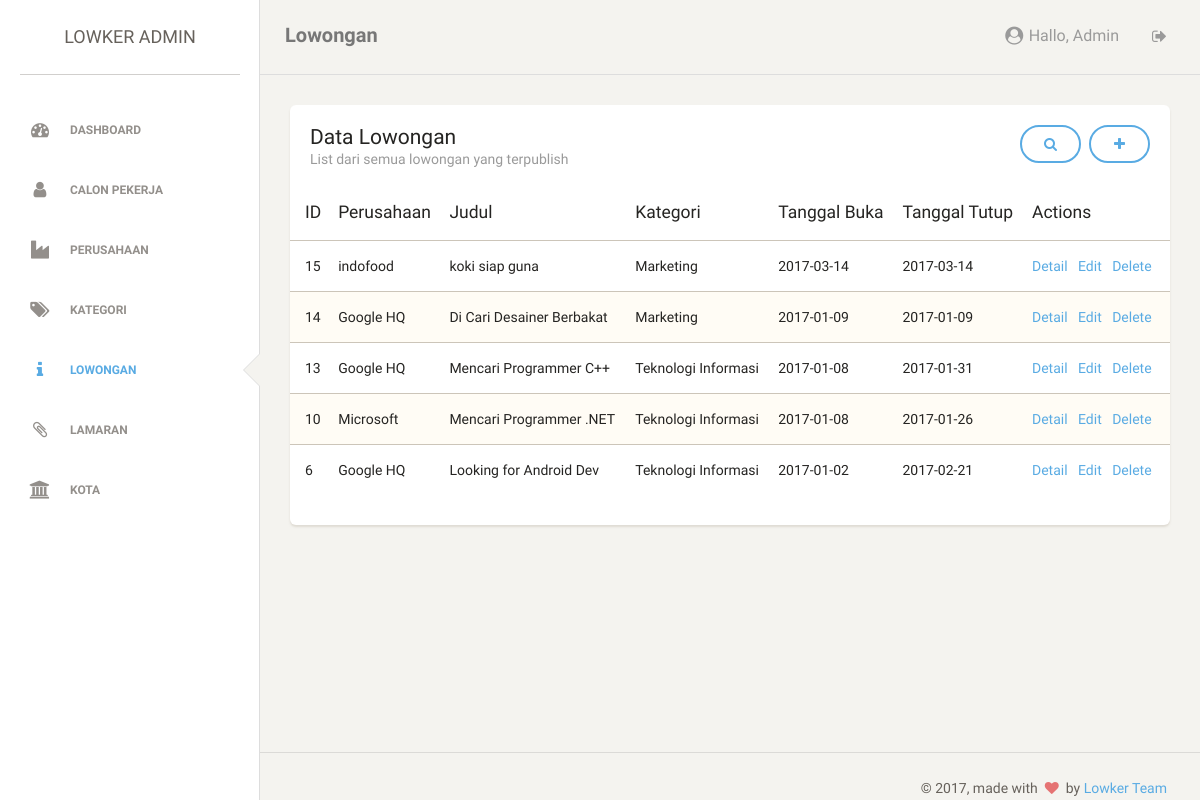
Screenshot of /admin/lowongan.php (signed in) with the database file from the repository.
### tables this page shows
CREATE TABLE `lowongan` (
  `lowongan_id` int(11) NOT NULL AUTO_INCREMENT,
  `perusahaan_id` int(11) NOT NULL,
  `kategori_id` int(11) NOT NULL,
  `lowongan_judul` varchar(51) NOT NULL,
  `lowongan_deskripsi` text NOT NULL,
  `lowongan_tgl_buka` date NOT NULL,
  `lowongan_tgl_tutup` date NOT NULL,
  PRIMARY KEY (`lowongan_id`),
  KEY `fk_lowongan_perusahaan` (`perusahaan_id`),
  KEY `fk_lowongan_kategori` (`kategori_id`),
  CONSTRAINT `fk_lowongan_kategori` FOREIGN KEY (`kategori_id`) REFERENCES `kategori` (`kategori_id`) ON DELETE CASCADE ON UPDATE CASCADE,
  CONSTRAINT `fk_lowongan_perusahaan` FOREIGN KEY (`perusahaan_id`) REFERENCES `perusahaan` (`perusahaan_id`) ON DELETE CASCADE ON UPDATE CASCADE
);

CREATE TABLE `perusahaan` (
  `perusahaan_id` int(11) NOT NULL AUTO_INCREMENT,
  `perusahaan_nama` varchar(51) NOT NULL,
  `perusahaan_alamat` varchar(101) DEFAULT NULL,
  `kota_id` int(11) DEFAULT NULL,
  `perusahaan_email` varchar(51) NOT NULL,
  `perusahaan_telepon` varchar(13) DEFAULT NULL,
  PRIMARY KEY (`perusahaan_id`),
  UNIQUE KEY `perusahaan_nama` (`perusahaan_nama`),
  KEY `fk_perusahaan_kota` (`kota_id`),
  CONSTRAINT `fk_perusahaan_kota` FOREIGN KEY (`kota_id`) REFERENCES `kota` (`kota_id`) ON DELETE SET NULL ON UPDATE CASCADE,
  CONSTRAINT `fk_perusahaan_login` FOREIGN KEY (`perusahaan_id`) REFERENCES `login` (`login_id`) ON DELETE CASCADE ON UPDATE CASCADE
);

CREATE TABLE `kategori` (
  `kategori_id` int(11) NOT NULL AUTO_INCREMENT,
  `kategori_nama` varchar(21) NOT NULL,
  PRIMARY KEY (`kategori_id`),
  UNIQUE KEY `kategori_nama` (`kategori_nama`)
);

### admin/lowongan.php (the view, shortened to what this page needs)
<?php
	require "../php/connection.php";
?>
    <!doctype html>
    <html lang="en">
    <head>
        <link href="../css/bootstrap.min.css" rel="stylesheet" />
        <link href="../css/style.css" rel="stylesheet" />
        <link href="../font-awesome/css/font-awesome.min.css" rel="stylesheet">
    </head>
    <body>
        <div class="wrapper">
            <div class="sidebar" data-background-color="white" data-active-color="info">
                <div class="sidebar-wrapper">
                    <div class="logo">
                        <a href="#" class="simple-text">
                        Lowker Admin
                    </a>
                    </div>
                    <ul class="nav">
                        <li>
                            <a href="dashboard.php">
                                <i class="fa fa-dashboard" style="font-size: 18px;"></i>
                                <p>Dashboard</p>
                            </a>
                        </li>
                        <li>
                            <a href="calonpekerja.php">
                                <i class="fa fa-user" style="font-size: 18px;"></i>
                                <p>Calon Pekerja</p>
                            </a>
                        </li>
                        <li>
                            <a href="perusahaan.php">
                                <i class="fa fa-industry" style="font-size: 18px;"></i>
                                <p>Perusahaan</p>
                            </a>
                        </li>
                        <li>
                            <a href="kategori.php">
                                <i class="fa fa-tags" style="font-size: 18px;"></i>
                                <p>Kategori</p>
                            </a>
                        </li>
                        <li class="active">
                            <a href="lowongan.php">
                                <i class="fa fa-info" style="font-size: 18px;"></i>
                                <p>Lowongan</p>
                            </a>
                        </li>
                        <li>
                            <a href="lamaran.php">
                                <i class="fa fa-paperclip" style="font-size: 18px;"></i>
                                <p>Lamaran</p>
                            </a>
                        </li>
                        <li>
                            <a href="kota.php">
                                <i class="fa fa-bank" style="font-size: 18px;"></i>
                                <p>Kota</p>
                            </a>
                        </li>
                    </ul>
                </div>
            </div>
            <div class="main-panel">
                <nav class="navbar navbar-default">
                    <div class="container-fluid">
                        <div class="navbar-header">
                            <a class="navbar-brand" href="#">Lowongan</a>
                        </div>
                        <div class="collapse navbar-collapse">
                            <ul class="nav navbar-nav navbar-right">
                                <li>
                                    <a href="profil_edit.php">
                                        <p>
                                            <i class="fa fa-user-circle" style="font-size: 18px;"></i> Hallo,
                                            <?php echo $_SESSION['admin_nama'];?>
                                        </p>
                                    </a>
                                </li>
                                <li>
                                    <a href="../php/logout.php">
                                        <i class="fa fa-sign-out"></i>
                                    </a>
                                </li>
                            </ul>
                        </div>
                    </div>
                </nav>
                <div class="content">
                    <div class="container-fluid">
                        <div class="row">
                            <div class="col-md-12">
                                <div class="card">
                                    <div class="header">
                                        <a href="lowongan_tambah.php" class="btn btn-info pull-right"><i class="fa fa-plus"></i></a>
                                        <a href="#" data-toggle="modal" data-target="#search" class="btn btn-info pull-right" style="margin-right: 8px;"><i class="fa fa-search"></i></a>
                                                <h4 class="title">Data Lowongan</h4>
                                                <p class="category">List dari semua lowongan yang terpublish</p>
                                    </div>
                                    <div class="content table-responsive table-full-width">
                                        <table class="table table-striped">
                                            <thead>
                                                <th>ID</th>
                                                <th>Perusahaan</th>
                                                <th>Judul</th>
                                                <th>Kategori</th>
                                                <th>Tanggal Buka</th>
                                                <th>Tanggal Tutup</th>
                                                <th>Actions</th>
                                            </thead>
                                            <tbody>
                                                <?php
                                                    if(isset($_GET['nama'])){
                                                        $strQuery = "SELECT l.lowongan_id, p.perusahaan_id, p.perusahaan_nama, k.kategori_id, k.kategori_nama,
                                                        l.lowongan_judul, l.lowongan_deskripsi, l.lowongan_tgl_buka, l.lowongan_tgl_tutup
                                                        FROM lowongan l INNER JOIN perusahaan p ON l.perusahaan_id = p.perusahaan_id
                                                        INNER JOIN kategori k ON l.kategori_id = k.kategori_ID
                                                        WHERE l.lowongan_judul LIKE '%$_GET[nama]%' OR p.perusahaan_nama LIKE '%$_GET[nama]%' ORDER BY lowongan_id DESC";
                                                    }else {
                                                        $strQuery = "SELECT l.lowongan_id, p.perusahaan_id, p.perusahaan_nama, k.kategori_id, k.kategori_nama,
                                                        l.lowongan_judul, l.lowongan_deskripsi, l.lowongan_tgl_buka, l.lowongan_tgl_tutup
                                                        FROM lowongan l INNER JOIN perusahaan p ON l.perusahaan_id = p.perusahaan_id
                                                        INNER JOIN kategori k ON l.kategori_id = k.kategori_ID
                                                        ORDER BY lowongan_id DESC";
                                                    }
                                                    $query = mysqli_query($connection, $strQuery);
                                                    $i = 0;
                                                    while($result = mysqli_fetch_assoc($query)){
                                                        echo "<tr>";
                                                        echo "<td>$result[lowongan_id]</td>";
                                                        echo "<td>$result[perusahaan_nama]</td>";
                                                        echo "<td>$result[lowongan_judul]</td>";
                                                        echo "<td>$result[kategori_nama]</td>";
                                                        echo "<td>$result[lowongan_tgl_buka]</td>";
                                                        echo "<td>$result[lowongan_tgl_tutup]</td>";
                                                        echo "<td><a href='lowongan_detail.php?id=$result[lowongan_id]'>Detail</a>";
                                                        echo "<a href='lowongan_edit.php?id=$result[lowongan_id]'>Edit</a>";
                                                        echo "<a href=# data-toggle=modal data-target=#delete$i>Delete</a></td>";
                                                        echo "</tr>";
                                                ?>
                                                    <?php
                                                        $i++;
                                                    }
                                                ?>
                                            </tbody>
                                        </table>
                                    </div>
                                </div>
                            </div>
                        </div>
                    </div>
                </div>
                <footer class="footer">
                    <div class="container-fluid">
                        <div class="copyright pull-right">
                            &copy;
                            , made with <i class="fa fa-heart heart"></i> by <a href="#">Lowker Team</a>
                        </div>
                    </div>
                </footer>
            </div>
        </div>
    </body>
    </html>

### rows the page displays
lowongan: lowongan_id "15", perusahaan.perusahaan_nama "indofood", lowongan_judul "koki siap guna", kategori.kategori_nama "Marketing", lowongan_tgl_buka "2017-03-14", lowongan_tgl_tutup "2017-03-14"
lowongan: lowongan_id "14", perusahaan.perusahaan_nama "Google HQ", lowongan_judul "Di Cari Desainer Berbakat", kategori.kategori_nama "Marketing", lowongan_tgl_buka "2017-01-09", lowongan_tgl_tutup "2017-01-09"
lowongan: lowongan_id "13", perusahaan.perusahaan_nama "Google HQ", lowongan_judul "Mencari Programmer C++", kategori.kategori_nama "Teknologi Informasi", lowongan_tgl_buka "2017-01-08", lowongan_tgl_tutup "2017-01-31"
lowongan: lowongan_id "10", perusahaan.perusahaan_nama "Microsoft", lowongan_judul "Mencari Programmer .NET", kategori.kategori_nama "Teknologi Informasi", lowongan_tgl_buka "2017-01-08", lowongan_tgl_tutup "2017-01-26"
lowongan: lowongan_id "6", perusahaan.perusahaan_nama "Google HQ", lowongan_judul "Looking for Android Dev", kategori.kategori_nama "Teknologi Informasi", lowongan_tgl_buka "2017-01-02", lowongan_tgl_tutup "2017-02-21"

### other values shown
$_SESSION['admin_nama'] "Admin"
